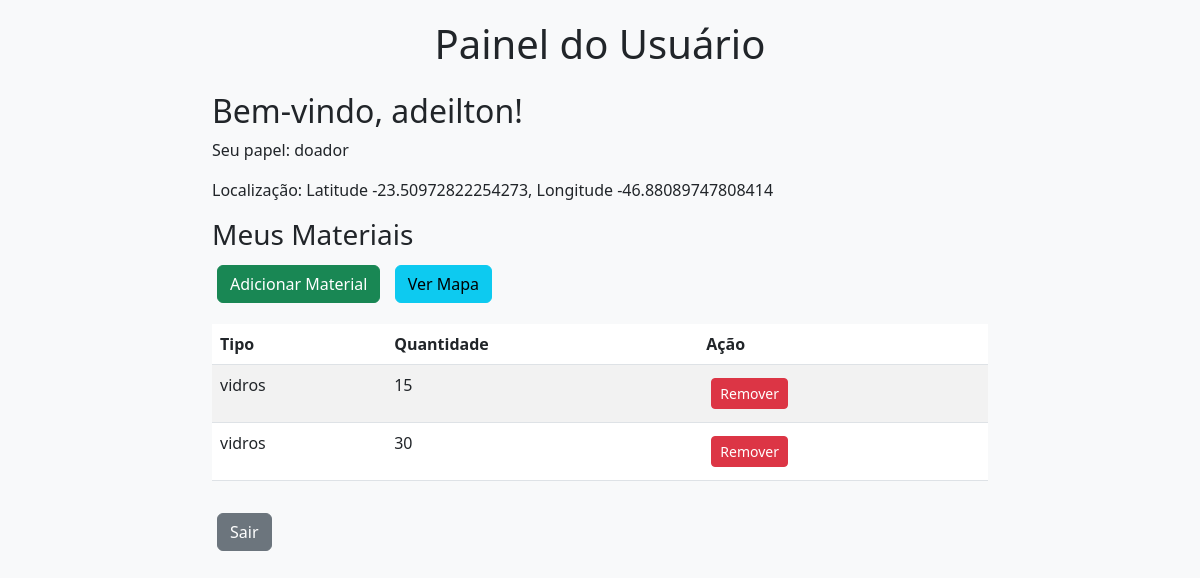
/dashboard/4 (signed in), run on the app's committed database.
### tables this page shows
CREATE TABLE users (
                    id INTEGER PRIMARY KEY AUTOINCREMENT,
                    username TEXT UNIQUE NOT NULL,
                    password TEXT NOT NULL,
                    role TEXT NOT NULL,
                    latitude REAL,
                    longitude REAL);

CREATE TABLE materials (
                    id INTEGER PRIMARY KEY AUTOINCREMENT,
                    user_id INTEGER,
                    material_type TEXT NOT NULL,
                    quantity INTEGER NOT NULL,
                    FOREIGN KEY (user_id) REFERENCES users (id));

### app.py (the view, shortened to what this page needs)
@app.route('/dashboard/<int:user_id>')
def dashboard(user_id):
    if 'user_id' not in session or session['user_id'] != user_id:
        flash('Por favor, faça login para acessar o painel.', 'error')
        return redirect(url_for('login'))
    conn = sqlite3.connect('recyclable_platform.db')
    c = conn.cursor()
    c.execute('SELECT * FROM users WHERE id = ?', (user_id,))
    user = c.fetchone()
    materials = []
    if user[3] == 'doador':
        c.execute('SELECT * FROM materials WHERE user_id = ?', (user_id,))
        materials = c.fetchall()
    doadores = []
    doadores_sem_localizacao = []
    conn.close()
    return render_template('dashboard.html', user=user, materials=materials, doadores=doadores, doadores_sem_localizacao=doadores_sem_localizacao)

### templates/dashboard.html (shortened to what this page needs)
<!DOCTYPE html>
<html lang="pt-br">
<head>
    <link href="https://cdn.jsdelivr.net/npm/bootstrap@5.3.0/dist/css/bootstrap.min.css" rel="stylesheet">
</head>
<body>
    <div class="container">
        <h1 class="text-center mb-4">Painel do Usuário</h1>
        {% if user %}
            <h2>Bem-vindo, {{ user[1] }}!</h2>
            <p>Seu papel: {{ user[3] }}</p>
            {% if user[4] is none or user[5] is none %}
                <p style="color: red;">Atenção: Sua localização não foi informada. Atualize-a para otimizar rotas.</p>
                <a href="{{ url_for('update_location', user_id=user[0]) }}" class="btn btn-primary">Atualizar Localização</a>
            {% else %}
                <p>Localização: Latitude {{ user[4] }}, Longitude {{ user[5] }}</p>
            {% endif %}
            {% if user[3] == 'doador' %}
                <h3>Meus Materiais</h3>
                <a href="{{ url_for('add_material', user_id=user[0]) }}" class="btn btn-success">Adicionar Material</a>
                <a href="{{ url_for('show_map', user_id=user[0]) }}" class="btn btn-info">Ver Mapa</a>
                {% if materials %}
                    <table class="table table-striped mt-3">
                        <thead>
                            <tr>
                                <th>Tipo</th>
                                <th>Quantidade</th>
                                <th>Ação</th>
                            </tr>
                        </thead>
                        <tbody>
                            {% for material in materials %}
                                <tr>
                                    <td>{{ material[2] }}</td>
                                    <td>{{ material[3] }}</td>
                                    <td>
                                        <form action="{{ url_for('remove_material', user_id=user[0], material_id=material[0]) }}" method="post" style="display:inline;">
                                            <button type="submit" class="btn btn-danger btn-sm">Remover</button>
                                        </form>
                                    </td>
                                </tr>
                            {% endfor %}
                        </tbody>
                    </table>
                {% else %}
                    <p class="mt-3">Você não possui materiais registrados.</p>
                {% endif %}
            {% endif %}
            <a href="{{ url_for('logout') }}" class="btn btn-secondary mt-3">Sair</a>
        {% else %}
            <p class="text-danger">Usuário não encontrado.</p>
            <a href="{{ url_for('login') }}" class="btn btn-primary">Voltar ao Login</a>
        {% endif %}
    </div>
</body>
</html>

### templates/dashboard.html (style rules this page uses)
body { padding-top: 20px; background-color: #f8f9fa; }
.container { max-width: 800px; }
.btn { margin: 5px; }

### data on the page
users: username "adeilton", role "doador", latitude "-23.50972822254273", longitude "-46.88089747808414"
materials: material_type "vidros", quantity "15"
materials: material_type "vidros", quantity "30"
